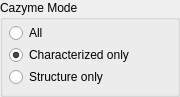
         <widget class="QGroupBox" name="cazyme_mode_groupBox">
          <property name="sizePolicy">
           <sizepolicy hsizetype="MinimumExpanding" vsizetype="Preferred">
            <horstretch>0</horstretch>
            <verstretch>0</verstretch>
           </sizepolicy>
          </property>
          <property name="minimumSize">
           <size>
            <width>0</width>
            <height>90</height>
           </size>
          </property>
          <property name="maximumSize">
           <size>
            <width>180</width>
            <height>16777215</height>
           </size>
          </property>
          <property name="title">
           <string>Cazyme Mode</string>
          </property>
          <widget class="QWidget" name="verticalLayoutWidget_2">
           <property name="geometry">
            <rect>
             <x>4</x>
             <y>17</y>
             <width>171</width>
             <height>71</height>
            </rect>
           </property>
           <layout class="QVBoxLayout" name="cazyme_mode_layout">
            <property name="spacing">
             <number>0</number>
            </property>
            <property name="leftMargin">
             <number>5</number>
            </property>
            <property name="topMargin">
             <number>5</number>
            </property>
            <item>
             <widget class="QRadioButton" name="all_radiobutton">
              <property name="sizePolicy">
               <sizepolicy hsizetype="Minimum" vsizetype="Minimum">
                <horstretch>0</horstretch>
                <verstretch>0</verstretch>
               </sizepolicy>
              </property>
              <property name="maximumSize">
               <size>
                <width>16777215</width>
                <height>16777215</height>
               </size>
              </property>
              <property name="toolTip">
               <string>Downloads all proteins from CAZy database. This includes many proteins that are only placed in the family by automated bioinformatics tools.</string>
              </property>
              <property name="text">
               <string>All</string>
              </property>
              <property name="checked">
               <bool>false</bool>
              </property>
             </widget>
            </item>
            <item>
             <widget class="QRadioButton" name="characterized_radiobutton">
              <property name="sizePolicy">
               <sizepolicy hsizetype="Minimum" vsizetype="Preferred">
                <horstretch>0</horstretch>
                <verstretch>0</verstretch>
               </sizepolicy>
              </property>
              <property name="maximumSize">
               <size>
                <width>16777215</width>
                <height>16777215</height>
               </size>
              </property>
              <property name="toolTip">
               <string>Downloads &quot;Characterized&quot; proteins from CAZy database. Typically this means the protein has at least one assigned EC number, a system of classifying biochemical reactions.</string>
              </property>
              <property name="text">
               <string>Characterized only</string>
              </property>
              <property name="checked">
               <bool>true</bool>
              </property>
             </widget>
            </item>
            <item>
             <widget class="QRadioButton" name="structure_radiobutton">
              <property name="sizePolicy">
               <sizepolicy hsizetype="Minimum" vsizetype="Minimum">
                <horstretch>0</horstretch>
                <verstretch>0</verstretch>
               </sizepolicy>
              </property>
              <property name="maximumSize">
               <size>
                <width>16777215</width>
                <height>16777215</height>
               </size>
              </property>
              <property name="toolTip">
               <string>Downloads &quot;Structure&quot; proteins from CAZy database. Typically this means the protein has at least one assigned PDB structure.</string>
              </property>
              <property name="text">
               <string>Structure only</string>
              </property>
              <property name="checked">
               <bool>false</bool>
              </property>
             </widget>
            </item>
           </layout>
          </widget>
         </widget>
